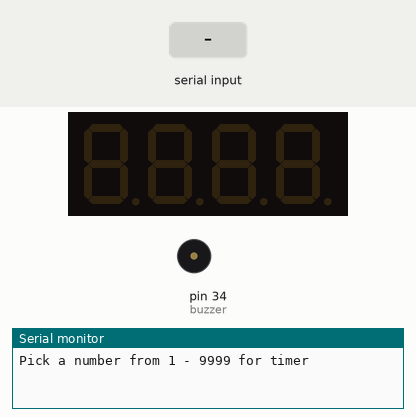
This program was run on a simulated Arduino Mega 2560, built with avr-gcc and run on an emulated ATmega2560. Shown: 4-digit seven-segment display, buzzer (waves = sounding, pin HIGH), the last lines printed to the serial monitor. The inputs (shaded band) are chosen by the test bench.

Above: at 1.2 s.
1.3 s: "0\n" received over Serial
At 1.8 s:
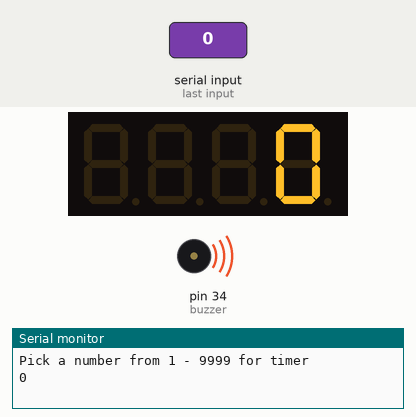
4.3 s: "90,45\n" received over Serial
At 5.1 s:
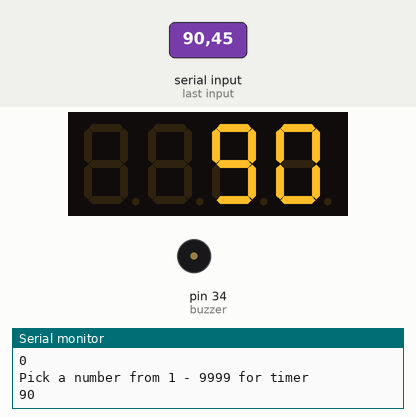
Timing chart, 0 to 7.3 s (numbered marks = the images above; inputs shaded):
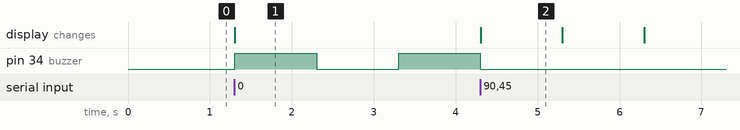

Measured:
- after the input at 1.3 s, pin 34 (buzzer): LOW → HIGH at once, → LOW 1.0 s later, → HIGH 1.0 s later; the display: changes at once (image 1)
- after the input at 4.3 s, the display: changes at once (image 2)
- what the display in image 2 shows lasts 1.0 s, from 4.3 s to 5.3 s

The program:

main.cpp
```cpp
#include <Arduino.h>
#include "SevSeg.h"

// Segments and corresponding pin
int D4 = 22, G = 23, C = 24, DP = 25, D = 26, E = 27,
    B = 28, D2 = 29, D3 = 30, F = 31, A = 32, D1 = 33;
// Buzzer
int buzzer = 34;

// Timer
unsigned long timer = -1;

// SevSeg object
SevSeg sevseg; // Instantiate a seven segment controller object
byte numDigits = 4; // Number of digits
byte digitPins[] = {D1, D2, D3, D4}; // Digital pins
byte segmentPins[] = {A, B, C, D, E, F, G, DP}; // Segement pins
bool resistorsOnSegments = false; // 'false' means resistors are on digit pins
byte hardwareConfig = COMMON_CATHODE; // See README.md for options

void setup() {
  // put your setup code here, to run once:
  // Sets up Sevseg
  sevseg.begin(hardwareConfig, numDigits, digitPins, segmentPins);
  sevseg.setBrightness(90);
  // Buzzer
  pinMode(buzzer, OUTPUT);

  // Begins serial monitor
  Serial.begin(9600);
}

void loop() {
  static int seconds = 0;

  // Make pick a number
  if (seconds <= 0){
    Serial.println("Pick a number from 1 - 9999 for timer");
    // Program doesn't move on until there is user input
    while (Serial.available() == 0);
    seconds = Serial.parseInt();
    Serial.println(seconds);
    timer = millis();
  }

  // Sets number
  if (seconds >= 0) sevseg.setNumber(seconds);

  // Timer controller
  if (millis() - timer >= 1000) {
    timer += 1000; // 1000 milliSeconds is equal to 1 second
    seconds--;
  }

  // Refreshes display
  sevseg.refreshDisplay(); // Must run repeatedly

  // Plays sounds when timer is up
  if (seconds == 0 && timer != -1) {
    digitalWrite(buzzer, HIGH);
    delay(1000);
    digitalWrite(buzzer, LOW);
  }
}
```
